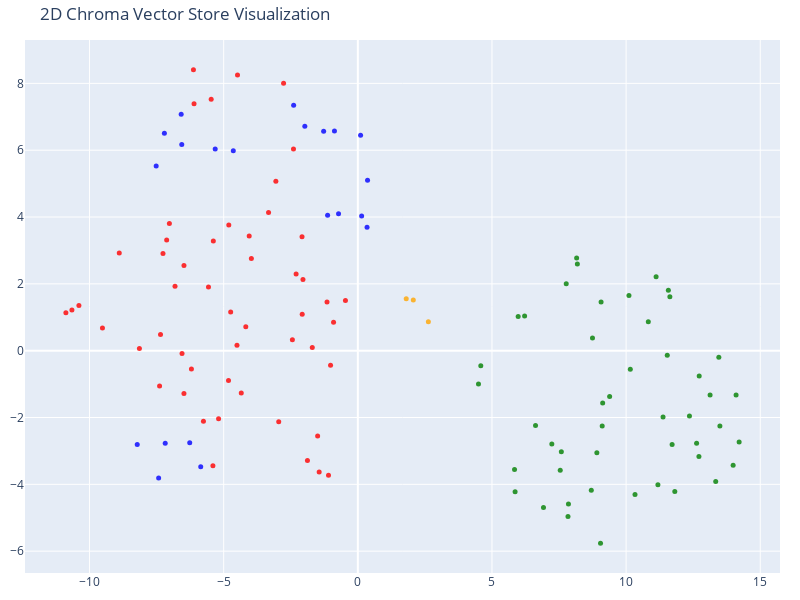

Here is the notebook cell this chart was saved with:
### Code cell
# We humans find it easier to visalize things in 2D!
# Reduce the dimensionality of the vectors to 2D using t-SNE
# (t-distributed stochastic neighbor embedding)

tsne = TSNE(n_components=2, random_state=42)
reduced_vectors = tsne.fit_transform(vectors)

# Create the 2D scatter plot
fig = go.Figure(
    data=[
        go.Scatter(
            x=reduced_vectors[:, 0],
            y=reduced_vectors[:, 1],
            mode="markers",
            marker=dict(size=5, color=colors, opacity=0.8),
            text=[
                f"Type: {t}<br>Text: {d[:100]}..." for t, d in zip(doc_types, documents)
            ],
            hoverinfo="text",
        )
    ]
)

fig.update_layout(
    title="2D Chroma Vector Store Visualization",
    scene=dict(xaxis_title="x", yaxis_title="y"),
    width=800,
    height=600,
    margin=dict(r=20, b=10, l=10, t=40),
)

fig.show()

### Figure 1 — Plotly figure (JSON) as saved in the notebook; plotly's stock layout.template omitted (floating-point values rounded to 4 significant figures)
{"data": [{"hoverinfo": "text", "marker": {"color": ["blue", "blue", "blue", "blue", "blue", "blue", "blue", "blue", "blue", "blue", "blue", "blue", "blue", "blue", "blue", "blue", "blue", "blue", "blue", "blue", "blue", "red", "red", "red", "red", "red", "red", "red", "red", "red", "red", "red", "red", "red", "red", "red", "red", "red", "red", "red", "red", "red", "red", "red", "red", "red", "red", "red", "red", "red", "red", "red", "red", "red", "red", "red", "red", "red", "red", "red", "red", "red", "red", "red", "red", "red", "red", "red", "red", "red", "red", "red", "red", "orange", "orange", "orange", "green", "green", "green", "green", "green", "green", "green", "green", "green", "green", "green", "green", "green", "green", "green", "green", "green", "green", "green", "green", "green", "green", "green", "green", "green", "green", "green", "green", "green", "green", "green", "green", "green", "green", "green", "green", "green", "green", "green", "green", "green", "green", "green", "green", "green", "green", "green"], "opacity": 0.8, "size": 5}, "mode": "markers", "text": ["Type: products<br>Text: # Product Summary\n\n# Rellm: AI-Powered Enterprise Reinsurance Solution\n\n## Summary\n\nRellm is an inno...", "Type: products<br>Text: ### Seamless Integrations\nRellm's architecture is designed for effortless integration with existing ...", "Type: products<br>Text: ### Regulatory Compliance Tools\nRellm includes built-in compliance tracking features to help organiz...", "Type: products<br>Text: Join the growing number of organizations leveraging Rellm to enhance their reinsurance processes whi...", "Type: products<br>Text: Experience the future of reinsurance with Rellm, where innovation meets reliability. Let Insurellm h...", "Type: products<br>Text: # Product Summary\n\n# Markellm\n\n## Summary\n\nMarkellm is an innovative two-sided marketplace designed ...", "Type: products<br>Text: - **User-Friendly Interface**: Designed with user experience in mind, Markellm features an intuitive...", "Type: products<br>Text: - **Customer Support**: Our dedicated support team is always available to assist both consumers and ...", "Type: products<br>Text: ### For Insurance Companies:\n- **Basic Listing Fee**: $199/month for a featured listing on the platf...", "Type: products<br>Text: ### Q3 2025\n- Initiate a comprehensive marketing campaign targeting both consumers and insurers to i...", "Type: products<br>Text: # Product Summary\n\n# Homellm\n\n## Summary\nHomellm is an innovative home insurance product developed b...", "Type: products<br>Text: ### 2. Dynamic Pricing Model\nWith Homellm's innovative dynamic pricing model, insurance providers ca...", "Type: products<br>Text: ### 5. Multi-Channel Integration\nHomellm seamlessly integrates into existing insurance platforms, pr...", "Type: products<br>Text: - **Basic Tier:** Starting at $5,000/month for small insurers with basic integration features.\n- **S...", "Type: products<br>Text: All tiers include a comprehensive training program and ongoing updates to ensure optimal performance...", "Type: products<br>Text: With Homellm, Insurellm is committed to transforming the landscape of home insurance, ensuring both ...", "Type: products<br>Text: # Product Summary\n\n# Carllm\n\n## Summary\n\nCarllm is an innovative auto insurance product developed by...", "Type: products<br>Text: - **Instant Quoting**: With Carllm, insurance companies can offer near-instant quotes to customers, ...", "Type: products<br>Text: - **Mobile Integration**: Carllm is designed to work seamlessly with mobile applications, providing ...", "Type: products<br>Text: - **Professional Tier**: $2,500/month\n  - For medium-sized companies.\n  - All Basic Tier features pl...", "Type: products<br>Text: ### Q2 2025: Customer Experience Improvements\n- Launch of a new **mobile app** for end-users.\n- Intr...", "Type: contracts<br>Text: # Contract with GreenField Holdings for Markellm\n\n**Effective Date:** November 15, 2023  \n**Contract...", "Type: contracts<br>Text: ## Renewal\n1. **Automatic Renewal**: This contract will automatically renew for sequential one-year ...", "Type: contracts<br>Text: ## Features\n1. **AI-Powered Matching**: Access to advanced algorithms that connect GreenField Holdin...", "Type: contracts<br>Text: ## Support\n1. **Customer Support Access**: The Client will have access to dedicated support through ...", "Type: contracts<br>Text: **Signatures:**  \n_________________________                           _________________________  \n**...", "Type: contracts<br>Text: # Contract with Apex Reinsurance for Rellm: AI-Powered Enterprise Reinsurance Solution\n\n## Terms\n\n1....", "Type: contracts<br>Text: ## Renewal\n\n1. **Automatic Renewal**: This Agreement will automatically renew for successive one-yea...", "Type: contracts<br>Text: 2. **Seamless Integrations**: The architecture of Rellm allows for easy integration with existing sy...", "Type: contracts<br>Text: 1. **Technical Support**: Provider shall offer dedicated technical support to the Client via phone, ...", "Type: contracts<br>Text: **Insurellm, Inc.**  \n_____________________________  \nAuthorized Signature   \nDate: ________________...", "Type: contracts<br>Text: # Contract with Greenstone Insurance for Homellm\n\n---\n\n## Terms\n\n1. **Parties**: This Contract (\"Agr...", "Type: contracts<br>Text: 4. **Payment Terms**: \n   - The Customer shall pay an amount of $10,000 per month for the Standard T...", "Type: contracts<br>Text: ---\n\n## Features\n\n- **AI-Powered Risk Assessment**: Customer will have access to enhanced risk evalu...", "Type: contracts<br>Text: - **Customer Portal**: A dedicated portal will be provided, allowing the Customer's clients to manag...", "Type: contracts<br>Text: ______________________________  \n[Name], [Title]  \nDate: ______________________\n\n**For Greenstone In...", "Type: contracts<br>Text: # Contract with Roadway Insurance Inc. for Carllm\n\n---\n\n## Terms\n\n1. **Agreement Effective Date**: T...", "Type: contracts<br>Text: ---\n\n## Renewal\n\n1. **Automatic Renewal**: This agreement will automatically renew for an additional...", "Type: contracts<br>Text: ---\n\n## Features\n\n1. **Access to Core Features**: Roadway Insurance Inc. will have access to all Pro...", "Type: contracts<br>Text: ---\n\n## Support\n\n1. **Technical Support**: Roadway Insurance Inc. will receive priority technical su...", "Type: contracts<br>Text: # Contract with Stellar Insurance Co. for Rellm\n\n## Terms\nThis contract is made between **Insurellm*...", "Type: contracts<br>Text: ### Termination\nEither party may terminate this agreement with a **30-day written notice**. In the e...", "Type: contracts<br>Text: ## Features\nStellar Insurance Co. will receive access to the following features of the Rellm product...", "Type: contracts<br>Text: ## Support\nInsurellm provides Stellar Insurance Co. with the following support services:\n\n- **24/7 T...", "Type: contracts<br>Text: # Contract with TechDrive Insurance for Carllm\n\n**Contract Date:** October 1, 2024  \n**Contract Dura...", "Type: contracts<br>Text: ## Renewal\n\n1. **Automatic Renewal**: This contract shall automatically renew for additional one-yea...", "Type: contracts<br>Text: ## Support\n\n1. **Customer Support**: Insurellm will provide 24/7 customer support to TechDrive Insur...", "Type: contracts<br>Text: **TechDrive Insurance Representative:**  \nName: Sarah Johnson  \nTitle: Operations Director  \nDate: _...", "Type: contracts<br>Text: # Contract with Belvedere Insurance for Markellm\n\n## Terms\nThis Contract (\"Agreement\") is made and e...", "Type: contracts<br>Text: ## Renewal\n1. **Renewal Terms**: This Agreement may be renewed for additional one-year terms upon mu...", "Type: contracts<br>Text: ## Features\n1. **AI-Powered Matching**: Belvedere Insurance will benefit from Markellm's AI-powered ...", "Type: contracts<br>Text: ## Support\n1. **Technical Support**: Technical support will be available from 9 AM to 7 PM EST, Mond...", "Type: contracts<br>Text: **Belvedere Insurance**  \nSignature: ______________________  \nName: [Authorized Signatory]  \nTitle: ...", "Type: contracts<br>Text: # Contract with Velocity Auto Solutions for Carllm\n\n**Contract Date:** October 1, 2023  \n**Contract ...", "Type: contracts<br>Text: ## Renewal\n\n1. **Automatic Renewal**: This contract will automatically renew for successive 12-month...", "Type: contracts<br>Text: ## Support\n\n1. **Customer Support**: Velocity Auto Solutions will have access to Insurellm’s custome...", "Type: contracts<br>Text: # Contract with GreenValley Insurance for Homellm\n\n**Contract Date:** October 6, 2023  \n**Contract N...", "Type: contracts<br>Text: 4. **Confidentiality:** Both parties agree to maintain the confidentiality of proprietary informatio...", "Type: contracts<br>Text: 1. **AI-Powered Risk Assessment:** Access to advanced AI algorithms for real-time risk evaluations.\n...", "Type: contracts<br>Text: 3. **Regular Updates:** Insurellm will offer ongoing updates and enhancements to the Homellm platfor...", "Type: contracts<br>Text: # Contract with EverGuard Insurance for Rellm: AI-Powered Enterprise Reinsurance Solution\n\n**Contrac...", "Type: contracts<br>Text: 4. **Usage Rights**: EverGuard Insurance is granted a non-exclusive, non-transferable license to acc...", "Type: contracts<br>Text: 1. **Core Functionality**: Rellm provides EverGuard Insurance with advanced AI-driven analytics, sea...", "Type: contracts<br>Text: 1. **Customer Support**: Insurellm will provide EverGuard Insurance with 24/7 customer support, incl...", "Type: contracts<br>Text: ---\n\n**Signatures**  \n**For Insurellm**: __________________________  \n**Name**: John Smith  \n**Title...", "Type: contracts<br>Text: # Contract with BrightWay Solutions for Markellm\n\n**Contract Date:** October 5, 2023  \n**Contract ID...", "Type: contracts<br>Text: 3. **Service Level Agreement (SLA):**  \n   Insurellm commits to a 99.9% uptime for the platform with...", "Type: contracts<br>Text: 2. **Real-Time Quote Availability:**  \n   Consumers sourced via BrightWay Solutions will receive rea...", "Type: contracts<br>Text: 3. **Training and Onboarding:**  \n   Insurellm agrees to provide one free training session on how to...", "Type: contracts<br>Text: # Contract with Pinnacle Insurance Co. for Homellm\n\n## Terms\nThis contract (\"Contract\") is entered i...", "Type: contracts<br>Text: ## Renewal\n1. **Renewal Terms**: At the end of the initial term, this Contract shall automatically r...", "Type: contracts<br>Text: ## Features\n1. **AI-Powered Risk Assessment**: Utilized for tailored underwriting decisions specific...", "Type: contracts<br>Text: ## Support\n1. **Technical Support**: Insurellm shall provide 24/7 technical support via an email and...", "Type: company<br>Text: # Overview of Insurellm\n\nInsurellm is an innovative insurance tech firm with 200 employees across th...", "Type: company<br>Text: # Careers at Insurellm\n\nInsurellm is hiring! We are looking for talented software engineers, data sc...", "Type: company<br>Text: # About Insurellm\n\nInsurellm was founded by Avery Lancaster in 2015 as an insurance tech startup des...", "Type: employees<br>Text: # HR Record\n\n# Alex Chen\n\n## Summary\n- **Date of Birth:** March 15, 1990  \n- **Job Title:** Backend ...", "Type: employees<br>Text: ## Annual Performance History\n- **2020:**  \n  - Completed onboarding successfully.  \n  - Met expecta...", "Type: employees<br>Text: ## Compensation History\n- **2020:** Base Salary: $80,000  \n- **2021:** Base Salary Increase to $90,0...", "Type: employees<br>Text: Alex Chen continues to be a vital asset at Insurellm, contributing significantly to innovative backe...", "Type: employees<br>Text: # HR Record\n\n# Oliver Spencer\n\n## Summary\n- **Date of Birth**: May 14, 1990  \n- **Job Title**: Backe...", "Type: employees<br>Text: ## Annual Performance History\n- **2018**: **3/5** - Adaptable team player but still learning to take...", "Type: employees<br>Text: ## Compensation History\n- **March 2018**: Initial salary of $80,000.\n- **July 2019**: Salary increas...", "Type: employees<br>Text: # HR Record\n\n# Emily Tran\n\n## Summary\n- **Date of Birth:** March 18, 1991  \n- **Job Title:** Digital...", "Type: employees<br>Text: - **January 2017 - May 2018**: Marketing Intern  \n  - Supported the Marketing team by collaborating ...", "Type: employees<br>Text: - **2021**:  \n  - Performance Rating: Meets Expectations  \n  - Key Achievements: Contributed to the ...", "Type: employees<br>Text: - **Professional Development Goals**:  \n  - Emily Tran aims to become a Marketing Manager within the...", "Type: employees<br>Text: # HR Record\n\n# Jordan Blake\n\n## Summary\n- **Date of Birth:** March 15, 1993  \n- **Job Title:** Sales...", "Type: employees<br>Text: ## Annual Performance History\n- **2021:** First year at Insurellm; achieved 90% of monthly targets. ...", "Type: employees<br>Text: ## Other HR Notes\n- Jordan has shown an interest in continuing education, actively participating in ...", "Type: employees<br>Text: # Avery Lancaster\n\n## Summary\n- **Date of Birth**: March 15, 1985  \n- **Job Title**: Co-Founder & Ch...", "Type: employees<br>Text: - **2010 - 2013**: Business Analyst at Edge Analytics  \n  Prior to joining Innovate, Avery worked as...", "Type: employees<br>Text: - **2018**: **Exceeds Expectations**  \n  Under Avery’s pivoted vision, Insurellm launched two new su...", "Type: employees<br>Text: - **2022**: **Satisfactory**  \n  Avery focused on rebuilding team dynamics and addressing employee c...", "Type: employees<br>Text: ## Compensation History\n- **2015**: $150,000 base salary + Significant equity stake  \n- **2016**: $1...", "Type: employees<br>Text: ## Other HR Notes\n- **Professional Development**: Avery has actively participated in leadership trai...", "Type: employees<br>Text: # HR Record\n\n# Maxine Thompson\n\n## Summary\n- **Date of Birth:** January 15, 1991  \n- **Job Title:** ...", "Type: employees<br>Text: ## Insurellm Career Progression\n- **January 2017 - October 2018**: **Junior Data Engineer**  \n  * Ma...", "Type: employees<br>Text: ## Annual Performance History\n- **2017**: *Meets Expectations*  \n  Maxine showed potential in her ro...", "Type: employees<br>Text: - **2021**: *Exceeds Expectations*  \n  Maxine spearheaded the transition to a new data warehousing s...", "Type: employees<br>Text: ## Compensation History\n- **2017**: $70,000 (Junior Data Engineer)  \n- **2018**: $75,000 (Junior Dat...", "Type: employees<br>Text: # Samantha Greene\n\n## Summary\n- **Date of Birth:** October 14, 1990\n- **Job Title:** HR Generalist\n-...", "Type: employees<br>Text: ## Annual Performance History\n- **2020:** Exceeds Expectations  \n  Samantha Greene demonstrated exce...", "Type: employees<br>Text: ## Compensation History\n- **2020:** Base Salary - $55,000  \n  The entry-level salary matched industr...", "Type: employees<br>Text: - **2023:** Base Salary - $70,000  \n  Recognized for substantial improvement in employee relations m...", "Type: employees<br>Text: # HR Record\n\n# Alex Thomson\n\n## Summary\n- **Date of Birth:** March 15, 1995  \n- **Job Title:** Sales...", "Type: employees<br>Text: ## Annual Performance History  \n- **2022** - Rated as \"Exceeds Expectations.\" Alex Thomson achieved ...", "Type: employees<br>Text: ## Other HR Notes\n- Alex Thomson is an active member of the Diversity and Inclusion committee at Ins...", "Type: employees<br>Text: # HR Record\n\n# Samuel Trenton\n\n## Summary\n- **Date of Birth:** April 12, 1989  \n- **Job Title:** Sen...", "Type: employees<br>Text: ## Annual Performance History\n- **2023:** Rating: 4.5/5  \n  *Samuel exceeded expectations, successfu...", "Type: employees<br>Text: ## Compensation History\n- **2023:** Base Salary: $115,000 + Bonus: $15,000  \n  *Annual bonus based o...", "Type: employees<br>Text: - **Engagement in Company Culture:** Regularly participates in team-building events and contributes ...", "Type: employees<br>Text: # HR Record\n\n# Alex Harper\n\n## Summary\n- **Date of Birth**: March 15, 1993  \n- **Job Title**: Sales ...", "Type: employees<br>Text: ## Annual Performance History  \n- **2021**:  \n  - **Performance Rating**: 4.5/5  \n  - **Key Achievem...", "Type: employees<br>Text: - **2022**:  \n  - **Base Salary**: $65,000 (Promotion to Senior SDR)  \n  - **Bonus**: $13,000 (20% o...", "Type: employees<br>Text: # HR Record\n\n# Jordan K. Bishop\n\n## Summary\n- **Date of Birth:** March 15, 1990\n- **Job Title:** Fro...", "Type: employees<br>Text: ## Annual Performance History\n- **2019:** Exceeds Expectations - Continuously delivered high-quality...", "Type: employees<br>Text: ## Compensation History\n- **June 2018:** Starting Salary - $85,000\n- **June 2019:** Salary Increase ...", "Type: employees<br>Text: ## Other HR Notes\n- Jordan K. Bishop has been an integral part of club initiatives, including the In...", "Type: employees<br>Text: # HR Record\n\n# Emily Carter\n\n## Summary\n- **Date of Birth:** August 12, 1990  \n- **Job Title:** Acco...", "Type: employees<br>Text: - **2017-2019:** Marketing Intern  \n  - Assisted with market research and campaign development for s...", "Type: employees<br>Text: ## Compensation History\n| Year | Base Salary | Bonus         | Total Compensation |\n|------|--------...", "Type: employees<br>Text: Emily Carter exemplifies the kind of talent that drives Insurellm's success and is an invaluable ass..."], "type": "scatter", "x": [-7.179, -5.855, -6.266, -8.222, -7.424, -0.8708, -1.274, -1.975, -2.392, 0.103, -7.21, -6.584, -6.562, -4.641, -5.317, -7.516, 0.344, 0.1422, -0.719, -1.126, 0.3623, -5.386, -10.4, -4.484, -2.768, -1.441, -6.553, -7.389, -5.401, -4.504, -1.878, -6.481, -8.892, -6.105, -5.567, -1.093, -0.4617, -9.519, -2.08, -2.073, -7.355, -8.141, -5.19, -4.82, -0.9045, -2.045, -1.697, -1.016, -4.809, -10.88, -2.399, -4.176, -1.498, -1.148, -2.301, -2.439, -7.262, -7.125, -5.466, -7.024, -6.203, -6.481, -5.754, -4.344, -2.949, -4.049, -3.327, -3.055, -3.968, -6.814, -10.66, -6.127, -4.739, 1.804, 2.629, 2.068, 7.85, 11.57, 12.63, 4.583, 7.833, 11.63, 12.71, 9.108, 9.386, 11.38, 9.126, 7.545, 12.36, 5.841, 5.976, 7.768, 8.183, 8.155, 14.21, 6.216, 9.046, 8.746, 10.11, 9.067, 13.34, 10.33, 10.83, 11.82, 11.19, 7.231, 13.46, 6.623, 8.702, 12.72, 13.49, 11.53, 7.585, 13.13, 14.1, 6.92, 11.12, 13.99, 5.862, 8.909, 10.16, 11.71, 4.498], "y": [-2.773, -3.475, -2.752, -2.808, -3.807, 6.573, 6.566, 6.714, 7.345, 6.449, 6.509, 7.079, 6.171, 5.981, 6.039, 5.528, 3.692, 4.033, 4.095, 4.051, 5.099, 3.28, 1.348, 8.248, 8.003, -3.634, -0.08187, -1.056, -3.443, 0.1647, -3.288, 2.55, 2.922, 7.392, 1.907, -3.732, 1.501, 0.6802, 3.413, 1.088, 0.4813, 0.06331, -2.039, -0.8943, 0.8514, 2.129, 0.09701, -0.4386, 3.764, 1.133, 6.035, 0.7178, -2.556, 1.458, 2.293, 0.3267, 2.907, 3.312, 7.525, 3.806, -0.5456, -1.284, -2.112, -1.27, -2.124, 3.436, 4.134, 5.071, 2.756, 1.929, 1.22, 8.407, 1.157, 1.553, 0.8641, 1.517, -4.589, 1.81, -2.772, -0.4537, -4.964, 1.614, -3.17, -2.258, -1.37, -1.984, -1.562, -3.581, -1.954, -3.552, 1.025, 2.003, 2.598, 2.774, -2.736, 1.041, -5.762, 0.3811, 1.654, 1.458, -3.916, -4.306, 0.8625, -4.212, -4.011, -2.79, -0.1976, -2.236, -4.181, -0.7599, -2.256, -0.1386, -3.021, -1.33, -1.329, -4.694, 2.21, -3.427, -4.219, -3.058, -0.5521, -2.811, -0.9974]}], "layout": {"height": 600, "margin": {"b": 10, "l": 10, "r": 20, "t": 40}, "scene": {"xaxis": {"title": {"text": "x"}}, "yaxis": {"title": {"text": "y"}}}, "title": {"text": "2D Chroma Vector Store Visualization"}, "width": 800}}
